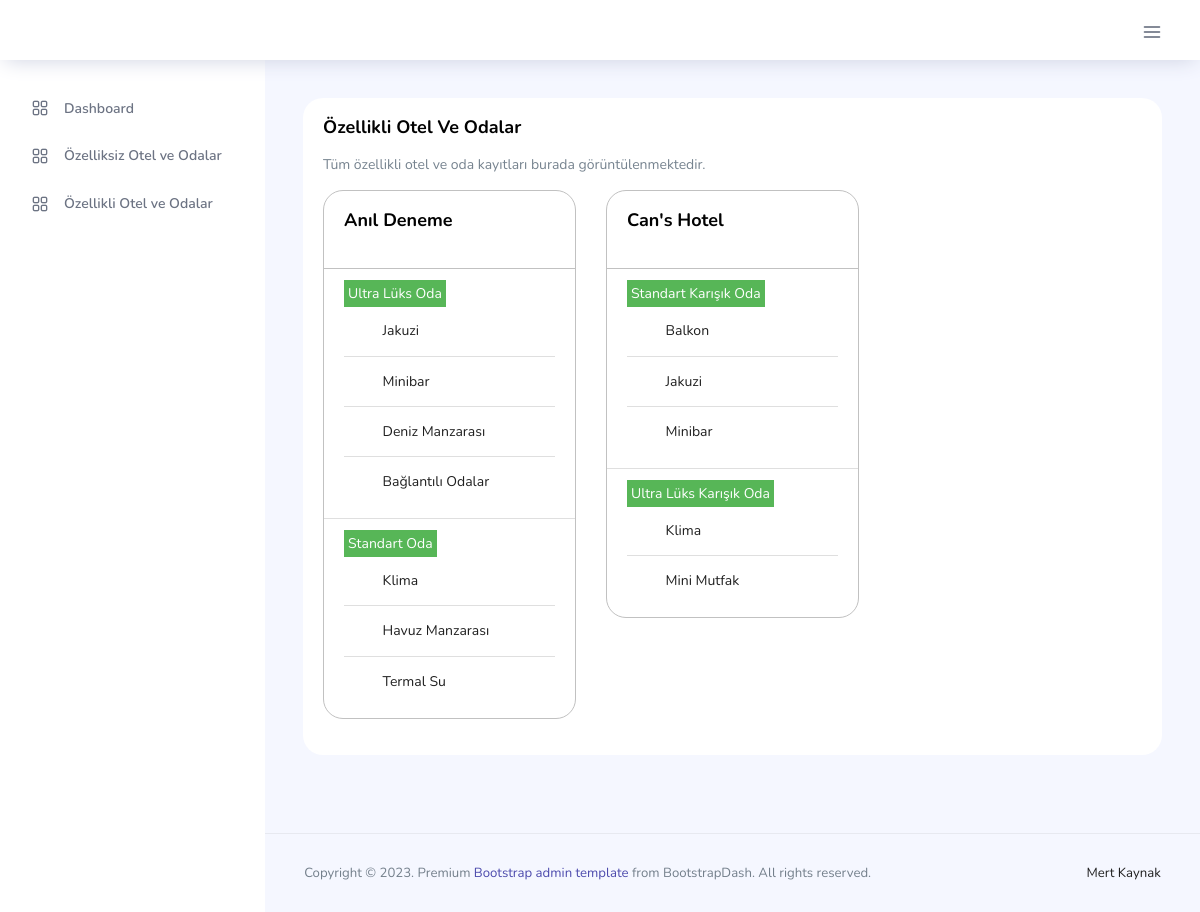
Screenshot of /ozellikli-otel-ve-odalar.php with the database file from the repository.
### tables this page shows
CREATE TABLE `oteller` (
  `otel_id` int(11) NOT NULL,
  `otel_adi` varchar(150) DEFAULT NULL,
  `otel_aktif` enum('0','1') DEFAULT '1'
);

CREATE TABLE `otel_oda_tanim` (
  `oda_id` int(11) NOT NULL,
  `otel_id` int(11) DEFAULT NULL,
  `oda_adi` varchar(150) DEFAULT NULL,
  `satis_durum` enum('0','1') NOT NULL DEFAULT '0',
  `sil_durum` enum('0','1') NOT NULL DEFAULT '0',
  `oda_aktif` enum('0','1') NOT NULL DEFAULT '1'
);

### hotelmanagement.php (called while the page is built, shortened)
<?php
class HotelManagement
{
	private $db;
	public function __construct($host, $username, $password, $database)
	{
		try {
			$this->db = new PDO("mysql:host=$host;dbname=$database;charset=utf8", $username, $password);
			$this->db->setAttribute(PDO::ATTR_ERRMODE, PDO::ERRMODE_EXCEPTION);
		} catch (PDOException $e) {
			die("Veritabanına bağlanılamadı: " . $e->getMessage());
		}
	}
	public function getHotelWithFeature()
	{
		$query = $this->db->prepare("SELECT oteller.otel_adi, otel_oda_tanim.oda_adi, oda_ozellik_tanim.ozellik_adi
			FROM oteller
			INNER JOIN otel_oda_tanim ON oteller.otel_id = otel_oda_tanim.otel_id
			INNER JOIN otel_oda_ozellik ON oteller.otel_id = otel_oda_ozellik.otel_id AND otel_oda_tanim.oda_id = otel_oda_ozellik.oda_id
			INNER JOIN oda_ozellik_tanim ON otel_oda_ozellik.ozellik_id = oda_ozellik_tanim.ozellik_id
			WHERE oteller.otel_id = otel_oda_ozellik.otel_id AND oteller.otel_aktif = '1' AND otel_oda_tanim.satis_durum = '1' AND otel_oda_tanim.sil_durum = '0' AND otel_oda_tanim.oda_aktif = '1'
			ORDER BY oteller.otel_id DESC");
		$query->execute();
		return $query->fetchAll(PDO::FETCH_ASSOC);
	}
}
$hotelManagement = new HotelManagement("localhost", "mertkayn_hotelcase", "e2cea84ca99ea3040f79da846117943f793fbabd", "mertkayn_hotelcase");
?>

### ozellikli-otel-ve-odalar.php (the view, shortened to what this page needs)
<?php
include "hotelmanagement.php";
$hotels = $hotelManagement->getHotelWithFeature();
?>
<!DOCTYPE html>
<html lang="tr">
<head>
  <?php include "inc/header.php" ?>
  <div class="main-panel">
    <div class="content-wrapper">
      <div class="row">
        <div class="col-lg-12 grid-margin stretch-card">
          <div class="card">
            <div class="card-body">
              <div class="d-flex justify-content-between align-items-center">
                <div>
                  <h4 class="card-title">Özellikli Otel ve Odalar</h4>
                  <p class="card-description">
                    Tüm özellikli otel ve oda kayıtları burada görüntülenmektedir.
                  </p>
                </div>
              </div>
              <div class="row">
                <?php
                $groupedHotels = array();
                foreach ($hotels as $row) {
                  $otelAdi = $row['otel_adi'];
                  $odaAdi = $row['oda_adi'];
                  $ozellikAdi = $row['ozellik_adi'];
                  if (!isset($groupedHotels[$otelAdi][$odaAdi])) {
                    $groupedHotels[$otelAdi][$odaAdi] = array();
                  }
                  $groupedHotels[$otelAdi][$odaAdi][] = $ozellikAdi;
                }
                foreach ($groupedHotels as $otelAdi => $odalar) {
                  ?>
                  <div class="col-lg-4 col-md-6 mb-3">
                    <div class="card" style="border: 1px solid #c1c1c1;">
                      <div class="card-body">
                        <h5 class="card-title"><?php echo $otelAdi ?></h5>
                      </div>
                      <ul class="list-group list-group-flush">
                        <?php foreach($odalar as $odaAdi => $ozellikler){ ?>
                          <li class="list-group-item" style="font-size: 14px;"><mark class="bg-success text-white p-1"><?php echo $odaAdi ?></mark>
                          <ul class="list-group list-group-flush">
                            <?php foreach($ozellikler as $odalarozellikitem){ ?>
                              <li class="list-group-item"><i class="ti-check-box mr-1"></i> <?php echo $odalarozellikitem ?></li>
                            <?php } ?>
                          </ul>
                        </li>
                      <?php } ?>
                    </ul>
                  </div>
                </div>
              <?php } ?>
            </div>
          </div>
        </div>
      </div>
    </div>
  </div>
  <?php include "inc/footer.php" ?>

### rows the page displays
oteller: otel_adi "Can's Hotel", otel_oda_tanim.oda_adi "Standart Karışık Oda", odalarozellikitem "Balkon", odalarozellikitem "Jakuzi", odalarozellikitem "Minibar", odaAdi "Ultra Lüks Karışık Oda", odalarozellikitem "Klima", odalarozellikitem "Mini Mutfak"

### other values shown
$otelAdi "Anıl Deneme"
$odaAdi "Ultra Lüks Oda"
$odalarozellikitem "Jakuzi"
$odalarozellikitem "Minibar"
$odalarozellikitem "Deniz Manzarası"
$odalarozellikitem "Bağlantılı Odalar"
$odaAdi "Standart Oda"
$odalarozellikitem "Klima"
$odalarozellikitem "Havuz Manzarası"
$odalarozellikitem "Termal Su"
